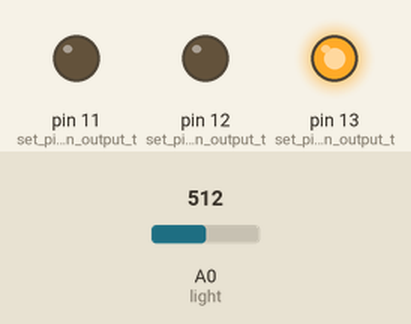
Bench run of a sketch on a simulated Arduino Uno, built with avr-gcc and run on an emulated ATmega328P. Shown: output pins drawn as LEDs (lit = HIGH). Dashed ring = blinking. The inputs (shaded band) are chosen by the test bench; at power-on: A0 (light) = 512. What the sketch prints to the serial monitor is not drawn.

Above: at 1.2 s.
1.3 s: A0 (light) set to 760
At 1.43 s:
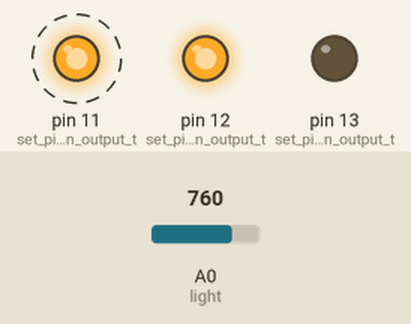
4.3 s: A0 (light) set to 740
At 6.0 s:
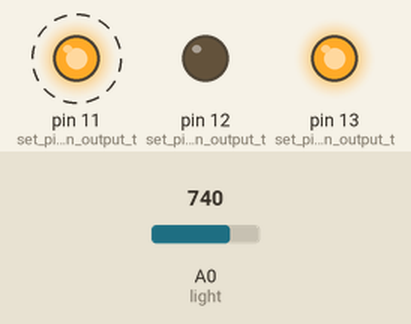
Timing chart, 0 to 13.3 s (numbered marks = the images above; inputs shaded):
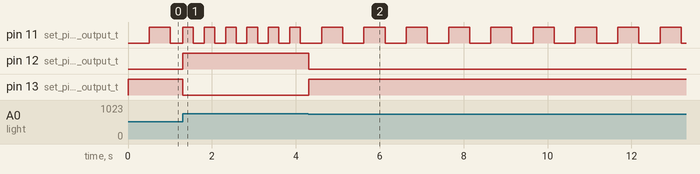

The sketch:

Modified_Photoresistor.ino
```cpp
/*
  SparkFun Inventor’s Kit
  Circuit 1C-Photoresistor

  Use a photoresistor to monitor how bright a room is, and turn an LED on when it gets dark.

  This sketch was written by SparkFun Electronics, with lots of help from the Arduino community.
  This code is completely free for any use.

  View circuit diagram and instructions at: https://learn.sparkfun.com/tutorials/sparkfun-inventors-kit-experiment-guide---v41
  Download drawings and code at: https://github.com/sparkfun/SIK-Guide-Code
*/

int photoresistor = 0;              //this variable will hold a value based on the brightness of the ambient light
int threshold = 750;                //if the photoresistor reading is below this value the the light will turn on
int thresholdLevel1 = 250;
int thresholdLevel2 = 500;
int thresholdLevel3 = 750;
int blinkThreshold = 1000;          // how often we should blink
int state = LOW;

const long counter = 1;
unsigned long prevMs = 0;

void setup()
{
  Serial.begin(9600);               //start a serial connection with the computer

  pinMode(11, OUTPUT);              //set pin 11 as an output that can be set to HIGH or LOW
  pinMode(12, OUTPUT);              //set pin 12 as an output that can be set to HIGH or LOW
  pinMode(13, OUTPUT);              //set pin 13 as an output that can be set to HIGH or LOW
}

void loop()
{
  //read the brightness of the ambient light
  photoresistor = analogRead(A0);   //set photoresistor to a number between 0 and 1023 based on how bright the ambient light is
  Serial.println(photoresistor);    //print the value of photoresistor in the serial monitor on the computer

  //if the photoresistor value is below the threshold turn the light on, otherwise turn it off
  if (photoresistor < threshold) {
    digitalWrite(13, HIGH);         // Turn on the LED
  } else {
    digitalWrite(13, LOW);          // Turn off the LED
  }

  if (photoresistor > threshold) {
    digitalWrite(12, HIGH);         // Turn on the LED
  } else {
    digitalWrite(12, LOW);          // Turn off the LED
  }

  // depending on the threshold, blink faster the brighter it is

  // we're just changing the threshold based on how bright it is
  // the brighter it is, the shorter the time difference between blinks
  unsigned long currentMillis = millis();
  unsigned long msDiff = currentMillis - prevMs;
  if(photoresistor > thresholdLevel3){
    blinkThreshold = 250;

  } else if(photoresistor >= thresholdLevel2){
    blinkThreshold = 500;

  } else if(photoresistor >= thresholdLevel1){
    blinkThreshold = 1000;

  } else {
    state = LOW;
  }

  if(msDiff > blinkThreshold){
    prevMs = currentMillis;
    if(state == LOW){
        state = HIGH;
      } else {
        state = LOW;
    }
  }
  digitalWrite(11, state);

  //delay(100);                       //short delay to make the printout easier to read
}
```

Measured:
- after the input at 1.3 s, pin 11 (set_pin_11_as_an_output_t): alternates HIGH for 0.25 s and LOW for 0.25 s, starting at once; pin 12 (set_pin_12_as_an_output_t): LOW → HIGH at once; pin 13 (set_pin_13_as_an_output_t): HIGH → LOW at once
- after the input at 4.3 s, pin 11 (set_pin_11_as_an_output_t): alternates HIGH for 0.50 s and LOW for 0.50 s, starting after 0.31 s; pin 12 (set_pin_12_as_an_output_t): HIGH → LOW at once; pin 13 (set_pin_13_as_an_output_t): LOW → HIGH at once
